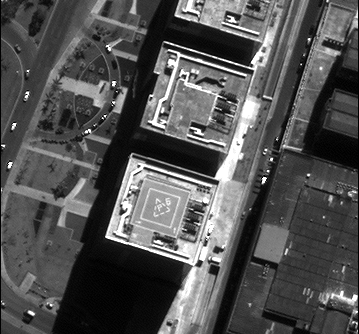
#> input picture lectures/homework01/data/heliponto_2.tif, 359 x 334 px
$ jupyter execute --allow-errors CONVOLUTIONAL_FILTERS.ipynb
#> lines starting #> are read from the running program, lines starting #| are printed output that depends on the picture
### OVERVIEW
<hr />

This notebook contains exercises referring to the basic concepts of image processing (convolutional filters) proposed by Professor Thales Körting in the CAP421- Deep Learning discipline offered in the Post-Graduate Program in Applied Computing at the National Institute for Space Research.

#### TABLE OF CONTENT
<hr />

* Import libraries

* Download Image

* Exercise 1: Create a average convolutional filter

* Exercise 1.2: Add a padding in average convolutional filter

* Exercise 2: Add a stride in average convolutional filter

* Exercise 3: Create a high pass convolutional filter

* Exercise 4: Create morphological convolutional filter (dilatation and erosion)

**Author:** Adriano P. Almeida
<br>
**Created on:** 30 September, 2021

### Import libraries

[cell 1]
import numpy as np
import matplotlib.pyplot as plt
import cv2

### Download Image

[cell 2]
raster_filename = 'data/heliponto_2.tif'
#> (the rest of this cell did not finish here and is left out)

### Exercise 1

Create a convolution kernel called `average_kernel` as a `numpy array` with the following parameters:
* width: 15
* height: 15
* weights: all values equal to 1 / (15 * 15) or `~0.00444`

then apply it to `raster_filename`.

Display, using `matplotlib`, the input (`image_matrix`) and output (`conv_matrix`) images.

[cell 3]
# Creating a class with methods to read image, apply filter and plot
class Image(object):
    """Image
    Exercise 1
    """
    def __init__(self, image_filepath):
#> called with image_filepath = 'data/heliponto_2.tif'
        self.img_matrix = cv2.imread(image_filepath, cv2.IMREAD_GRAYSCALE)
#> self.img_matrix is the input picture: shape (334, 359); min 0, max 255, mean 81.8

    def average_kernel(self, width=15, height=15, **kwargs):
        """Kernel filter using the average of a 15x15 window
        """

        avg_kernel = np.ones(height*width)/(height*width)

        output = []
        for i in range(0, self.img_matrix.shape[0]-height):
            temp = []
            for j in range(0, self.img_matrix.shape[1]-width):
                temp.append(
                    np.dot(self.img_matrix[i:i+height, j:j+width].ravel(), avg_kernel)
                )
            output.append(temp)
        return np.array(output)

    def plot_input_and_output(self, **kwargs):
        fig, ax = plt.subplots(1, 2, figsize=(20, 10), facecolor='w')
        output = self.average_kernel()
#> after the loop in average_kernel, `for i in range(0, self.img_matrix.shape[0]-height):`: output = 319 items
#> in average_kernel, `return np.array(output)`:
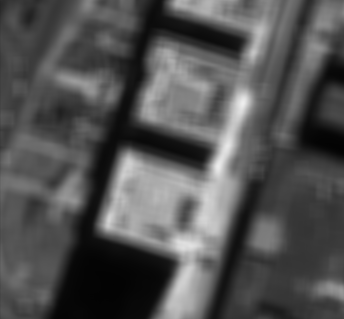
#> returned value: shape (319, 344) float64; min 2.99, max 238.7, mean 83.1
        ax[0].set_title("ORIGINAL IMAGE (INPUT)", fontdict={'size': 18, 'weight': 'bold'})
        ax[0].imshow(self.img_matrix, **kwargs)

        ax[1].set_title("IMAGE WITH FILTER (OUTPUT)", fontdict={'size': 18, 'weight': 'bold'})
        ax[1].imshow(output, **kwargs)

        plt.savefig(f"./images/average_filter.png",
                transparent=False, bbox_inches='tight', pad_inches=0.1)
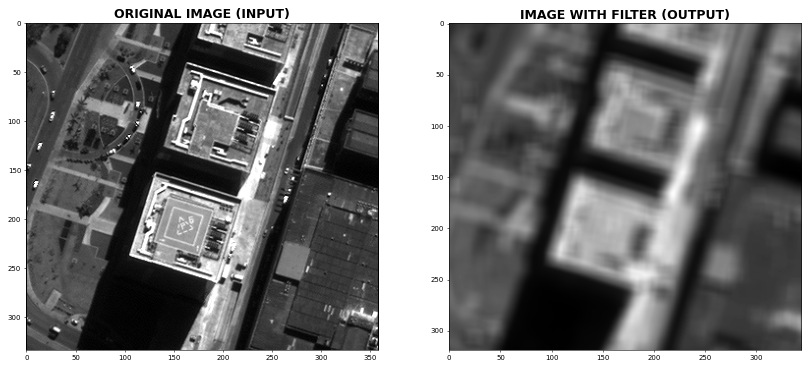
#> figure drawn by matplotlib, 2 panels

        plt.show()


# Creating object class and executing the methods
image = Image(image_filepath=raster_filename)
image.plot_input_and_output(cmap='gray')

### Exercise 1.2
<hr />
From Exercise 1, implement padding and display, using matplotlib, the input (image_matrix) with padding, and output (conv_matrix_padding) images.

[cell 4]
# Creating a class with methods to read image, apply filter and plot
class Image(object):
    """Image
    Exercise 1.2
    """
    def __init__(self, image_filepath):
        self.img_matrix = cv2.imread(image_filepath, cv2.IMREAD_GRAYSCALE)

    def average_kernel(self, width=15, height=15, padding=1, **kwargs):
        """Kernel filter using the average of a 15x15 window
        """

        avg_kernel = np.ones(height*width)/(height*width)
        img_input = np.ones((self.img_matrix.shape[0]+(padding*2),
                             self.img_matrix.shape[1]+(padding*2)))
        img_input[padding:-padding, padding:-padding] = self.img_matrix.copy()

        output = []
        for i in range(0, img_input.shape[0]-height):
            temp = []
            for j in range(0, img_input.shape[1]-width):
                temp.append(
                    np.dot(img_input[i:i+height, j:j+height].ravel(), avg_kernel)
                )
            output.append(temp)

        return img_input, np.array(output)

    # [12 lines left out: function plot_input_and_output, not called in this run]

    def plot_multi_paddings(self, paddings=[1, 5, 10, 20, 30], **kwargs):
        fig, ax = plt.subplots(2, len(paddings), figsize=(20, 8), facecolor='w')

        for i, padding in enumerate(paddings):
            inp, out = self.average_kernel(padding=padding)

            ax[0][i].set_title(f"INPUT PADDING = {padding}", fontdict={'size': 12, 'weight': 'bold'})
            ax[0][i].imshow(inp, **kwargs)

            ax[1][i].set_title(f"OUTPUT PADDING = {padding}", fontdict={'size': 12, 'weight': 'bold'})
            ax[1][i].imshow(out, **kwargs)
#> this loop made 5 passes
#> pass 1, in plot_multi_paddings, `inp, out = self.average_kernel(padding=padding)`:
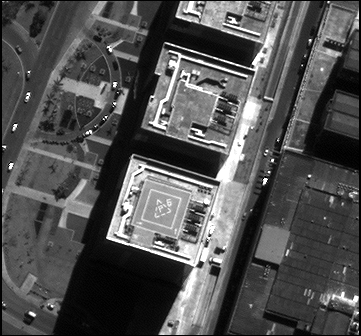
#> inp: shape (336, 361) float64; min 0, max 255, mean 80.8
        plt.subplots_adjust(hspace=0.15, wspace=0.16)
        plt.savefig(f"./images/average_filter_multi_paddings.png",
                transparent=False, bbox_inches='tight', pad_inches=0.1)
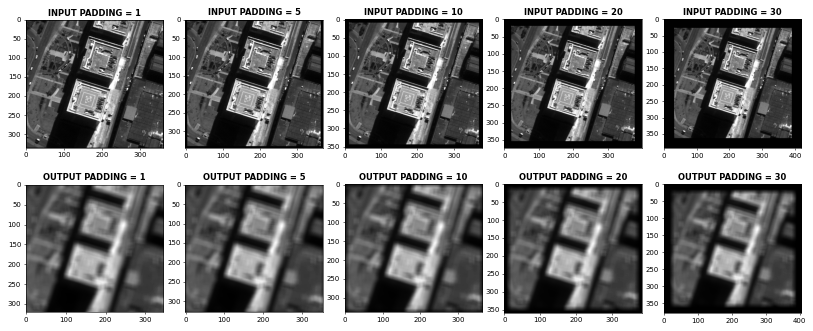
#> figure drawn by matplotlib, 10 panels
        plt.show()


# Creating object class and executing the methods
image = Image(image_filepath=raster_filename)
image.plot_multi_paddings(cmap='gray')

### Exercise 2
<hr />

Using the same convolution kernel defined in the previous exercise, apply it to `raster_filename` using a stride of 5.

Display, using `matplotlib` input (`image_matrix`) and output (`conv_matrix_stride`) images.

[cell 5]
# Creating a class with methods to read image, apply filter and plot
class Image(object):
    """Image
    Exercise 1.2
    """
    def __init__(self, image_filepath):
        self.img_matrix = cv2.imread(image_filepath, cv2.IMREAD_GRAYSCALE)

    def average_kernel(self, width=15, height=15, padding=1, stride=1, **kwargs):
        """Kernel filter using the average of a 15x15 window
        """

        avg_kernel = np.ones(height*width)/(height*width)
        img_input = np.ones((self.img_matrix.shape[0]+(padding*2),
                             self.img_matrix.shape[1]+(padding*2)))
        img_input[padding:-padding, padding:-padding] = self.img_matrix.copy()

        output = []
        for i in range(0, img_input.shape[0]-height, stride):
            temp = []
            for j in range(0, img_input.shape[1]-width, stride):
                temp.append(
                    np.dot(img_input[i:i+height, j:j+height].ravel(), avg_kernel)
                )
            output.append(temp)

        return img_input, np.array(output)

    # [28 lines left out: functions plot_input_and_output, plot_multi_paddings, not called in this run]

    def plot_multi_strides(self, strides=[1, 5, 10, 20, 30], **kwargs):
        fig, ax = plt.subplots(2, len(strides), figsize=(20, 8), facecolor='w')

        for i, stride in enumerate(strides):
            inp, out = self.average_kernel(padding=1, stride=stride)

            ax[0][i].set_title(f"INPUT STRIDE = {stride}", fontdict={'size': 12, 'weight': 'bold'})
            ax[0][i].imshow(inp, **kwargs)

            ax[1][i].set_title(f"OUTPUT STRIDE = {stride}", fontdict={'size': 12, 'weight': 'bold'})
            ax[1][i].imshow(out, **kwargs)
#> this loop made 5 passes
#> pass 2, in plot_multi_strides, `inp, out = self.average_kernel(padding=1, stride=stride)`:
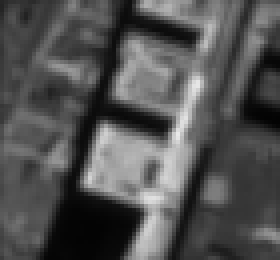
#> out: shape (65, 70) float64 (shown 4 times larger); min 3.04, max 233.3, mean 82.4
        plt.subplots_adjust(hspace=0.15, wspace=0.16)
        plt.savefig(f"./images/average_filter_multi_strides.png",
                transparent=False, bbox_inches='tight', pad_inches=0.1)
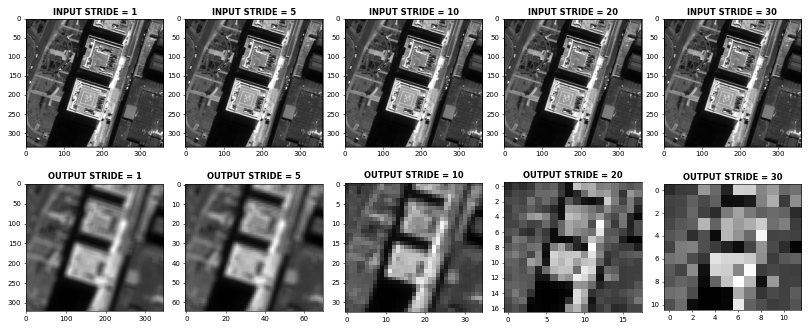
#> figure drawn by matplotlib, 10 panels
        plt.show()


# Creating object class and executing the methods
image = Image(image_filepath=raster_filename)
image.plot_multi_strides(cmap='gray')

### Exercise 3
<hr />

Create a convolution kernel called `high_pass_kernel` as a `numpy array` with the following weights:

```
-1 -1 -1 -1 -1
 2  2  2 -1 -1
-1  2  2  2 -1
-1 -1 -1  2  2
-1 -1 -1 -1 -1
```

then apply it to `raster_filename`.

Display, using `matplotlib`, the input (`rio_matrix`) image, the output (`conv_matrix`) image, and the kernel.

[cell 6]
# Creating a class with methods to read image, apply filter and plot
class Image(object):
    """Image
    Exercise 1.2
    """
    def __init__(self, image_filepath):
        self.img_matrix = cv2.imread(image_filepath, cv2.IMREAD_GRAYSCALE)

    # [19 lines left out: function average_kernel, not called in this run]

    def high_pass_kernel(self, **kwargs):
        kernel = np.array([
            [-1, -1, -1, -1, -1],
            [2, 2, 2, -1, -1],
            [-1, 2, 2, 2, -1],
            [-1, -1, -1, 2, 2],
            [-1, -1, -1, -1, -1]
        ])
        height, width = kernel.shape
        padding = kwargs.get('padding', 1)
        stride = kwargs.get('stride', 1)
        kernel = kernel.ravel()

        img_input = np.ones((self.img_matrix.shape[0]+(padding*2),
                             self.img_matrix.shape[1]+(padding*2)))
        img_input[padding:-padding, padding:-padding] = self.img_matrix.copy()

        output = []
        for i in range(0, img_input.shape[0]-height, stride):
            temp = []
            for j in range(0, img_input.shape[1]-width, stride):
                temp.append(
                    np.dot(img_input[i:i+height, j:j+height].ravel(), kernel)
                )
            output.append(temp)

        return img_input, np.array(output), kernel.reshape((height, width))


    # [45 lines left out: functions plot_input_and_output, plot_multi_paddings, plot_multi_strides, not called in this run]

    def plot_high_pass_kernel(self, **kwargs):
        fig, ax = plt.subplots(1, 3, figsize=(20, 10), facecolor='w')

        inp, out, ker = self.high_pass_kernel()
#> in high_pass_kernel, `kernel = np.array([ [-1, -1, -1, -1, -1], [2, 2, 2, -1, -1], [-1, 2, 2..`: kernel = [[-1, -1, -1, -1, -1], [2, 2, 2, -1, -1], [-1, 2, 2, 2, -1], [-1, -1, -1, 2, 2], [-1, -1, -1, -1, -1]]
#> in high_pass_kernel, `kernel = kernel.ravel()`: kernel = 25 values, max 2 at index 5, min -1 at index 0, mean -0.04
#> after the loop in high_pass_kernel, `for i in range(0, img_input.shape[0]-height, stride):`: output = 331 items
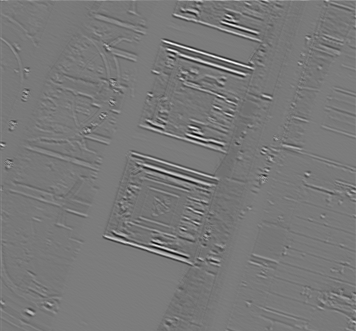
#> out: shape (331, 356) float64; min -2569, max 2683, mean -79.6; drawn with min black and max white
#> ker = [[-1, -1, -1, -1, -1], [2, 2, 2, -1, -1], [-1, 2, 2, 2, -1], [-1, -1, -1, 2, 2], [-1, -1, -1, -1, -1]]

        ax[0].set_title(f"ORIGINAL IMAGE", fontdict={'size': 16, 'weight': 'bold'})
        ax[0].imshow(inp, **kwargs)

        ax[1].set_title(f"IMAGE WITH FILTER", fontdict={'size': 16, 'weight': 'bold'})
        ax[1].imshow(out, **kwargs)

        ax[2].set_title(f"HIGH PASS FILTER", fontdict={'size': 16, 'weight': 'bold'})
        ax[2].imshow(ker, **kwargs)
        plt.savefig(f"./images/high_pass_kernel.png",
                transparent=False, bbox_inches='tight', pad_inches=0.1)
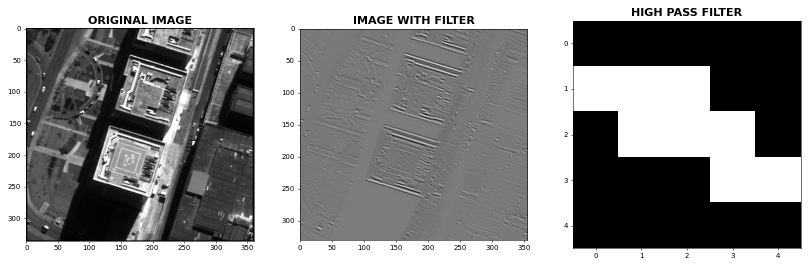
#> figure drawn by matplotlib, 3 panels
        plt.show()


# Creating object class and executing the methods
image = Image(image_filepath=raster_filename)
image.plot_high_pass_kernel(cmap='gray')

### Exercise 4
<hr />

Apply a $3 \times 3$ kernel filled with 1's, with two different operations: the first with dilation, and the second with erosion.

Display, using `matplotlib` input (`image_matrix`) and output (`dilation_matrix` and `erosion_matrix`) images.

[cell 7]
# Creating a class with methods to read image, apply filter and plot
class Image(object):
    """Image
    Exercise 1.2
    """
    def __init__(self, image_filepath):
        self.img_matrix = cv2.imread(image_filepath, cv2.IMREAD_GRAYSCALE)

    # [59 lines left out: functions average_kernel, high_pass_kernel, not called in this run]

    def dilation_kernel(self, **kwargs):
        # Defining Convolution Parameters
        kernel = np.full((3, 3), 1)
        height, width = kernel.shape
        padding = kwargs.get('padding', 1)
        stride = kwargs.get('stride', 1)
        kernel = kernel.ravel()

        # Defining the padding of the image
        img_input = np.ones((self.img_matrix.shape[0]+(padding*2),
                             self.img_matrix.shape[1]+(padding*2)))
        img_input[padding:-padding, padding:-padding] = self.img_matrix.copy()

        # List for output image
        output = []
        # Loop for rows.
        for i in range(0, img_input.shape[0]-height, stride):
            # Auxiliary list for current row
            temp = []
            # Loop for columns
            for j in range(0, img_input.shape[1]-width, stride):
                # Taking two flattened sub-matrix copies
                submatrix = img_input[i:i+height, j:j+height].ravel().copy()
                aux = submatrix.copy()

                # Binarizing one of the sub-matrices
                aux[aux > 0] = 1

                # Checking if AT LEAST ONE of the binarized sub-array pixels matches
                # the respective pixel from kernel.
                if (aux == kernel).any():
                    # Taking MAXIMUM value from sub-matrix.
                    temp.append(submatrix.max())
                else:
                    temp.append(0)
            output.append(temp)

        return img_input, np.array(output)


    def erosion_kernel(self, **kwargs):
        # Defining Convolution Parameters
        kernel = np.full((3, 3), 1)
        height, width = kernel.shape
        padding = kwargs.get('padding', 1)
        stride = kwargs.get('stride', 1)
        kernel = kernel.ravel()

        # Defining the padding of the image
        img_input = np.ones((self.img_matrix.shape[0]+(padding*2),
                             self.img_matrix.shape[1]+(padding*2)))
        img_input[padding:-padding, padding:-padding] = self.img_matrix.copy()

        # List for output image
        output = []

        # Loop for rows.
        for i in range(0, img_input.shape[0]-height, stride):
            # Auxiliary list for current row
            temp = []
             # Loop for columns
            for j in range(0, img_input.shape[1]-width, stride):
                # Taking two flattened sub-matrix copies
                submatrix = img_input[i:i+height, j:j+height].ravel().copy()
                aux = submatrix.copy()

                # Binarizing one of the sub-matrices
                aux[aux > 0] = 1

                # Checking if AT ALL the binarized sub-array pixels matches the
                # respective pixel from kernel.
                if not (False == (aux == kernel)).any():
                    # Taking MINIMUM value from sub-matrix.
                    temp.append(submatrix.min())
                else:
                    temp.append(0)
            output.append(temp)

        return img_input, np.array(output)


    # [62 lines left out: functions plot_input_and_output, plot_multi_paddings, plot_multi_strides, plot_high_pass_kernel, not called in this run]


    def plot_dilatation_and_erosion(self, **kwargs):
        fig, ax = plt.subplots(1, 3, figsize=(20, 10), facecolor='w')

        inp, dil = self.dilation_kernel()
#> in dilation_kernel, `kernel = np.full((3, 3), 1)`: kernel = [[1, 1, 1], [1, 1, 1], [1, 1, 1]]
#> in dilation_kernel, `kernel = kernel.ravel()`: kernel = [1, 1, 1, 1, 1, 1, 1, 1, 1]
#> after the loop in dilation_kernel, `for i in range(0, img_input.shape[0]-height, stride):`: output = 333 items
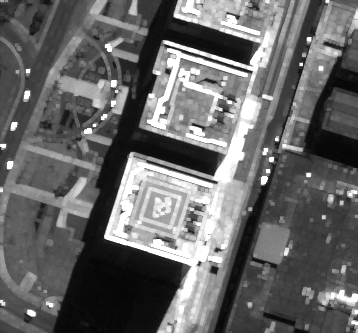
#> dil: shape (333, 358) float64; min 3, max 255, mean 102.6
        _, ero = self.erosion_kernel()
#> in erosion_kernel, `kernel = np.full((3, 3), 1)`: kernel = [[1, 1, 1], [1, 1, 1], [1, 1, 1]]
#> in erosion_kernel, `kernel = kernel.ravel()`: kernel = [1, 1, 1, 1, 1, 1, 1, 1, 1]
#> after the loop in erosion_kernel, `for i in range(0, img_input.shape[0]-height, stride):`: output = 333 items
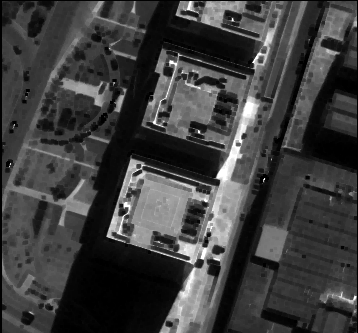
#> ero: shape (333, 358) float64; min 0, max 255, mean 61.9

        ax[0].set_title(f"ORIGINAL IMAGE", fontdict={'size': 16, 'weight': 'bold'})
        ax[0].imshow(inp, **kwargs)

        ax[1].set_title(f"DILATATION", fontdict={'size': 16, 'weight': 'bold'})
        ax[1].imshow(dil, **kwargs)

        ax[2].set_title(f"EROSION", fontdict={'size': 16, 'weight': 'bold'})
        ax[2].imshow(ero, **kwargs)
        plt.savefig(f"./images/dilatation_and_erosion.png",
                transparent=False, bbox_inches='tight', pad_inches=0.1)
        plt.show()


# Creating object class and executing the methods
image = Image(image_filepath=raster_filename)
image.plot_dilatation_and_erosion(cmap='gray')
